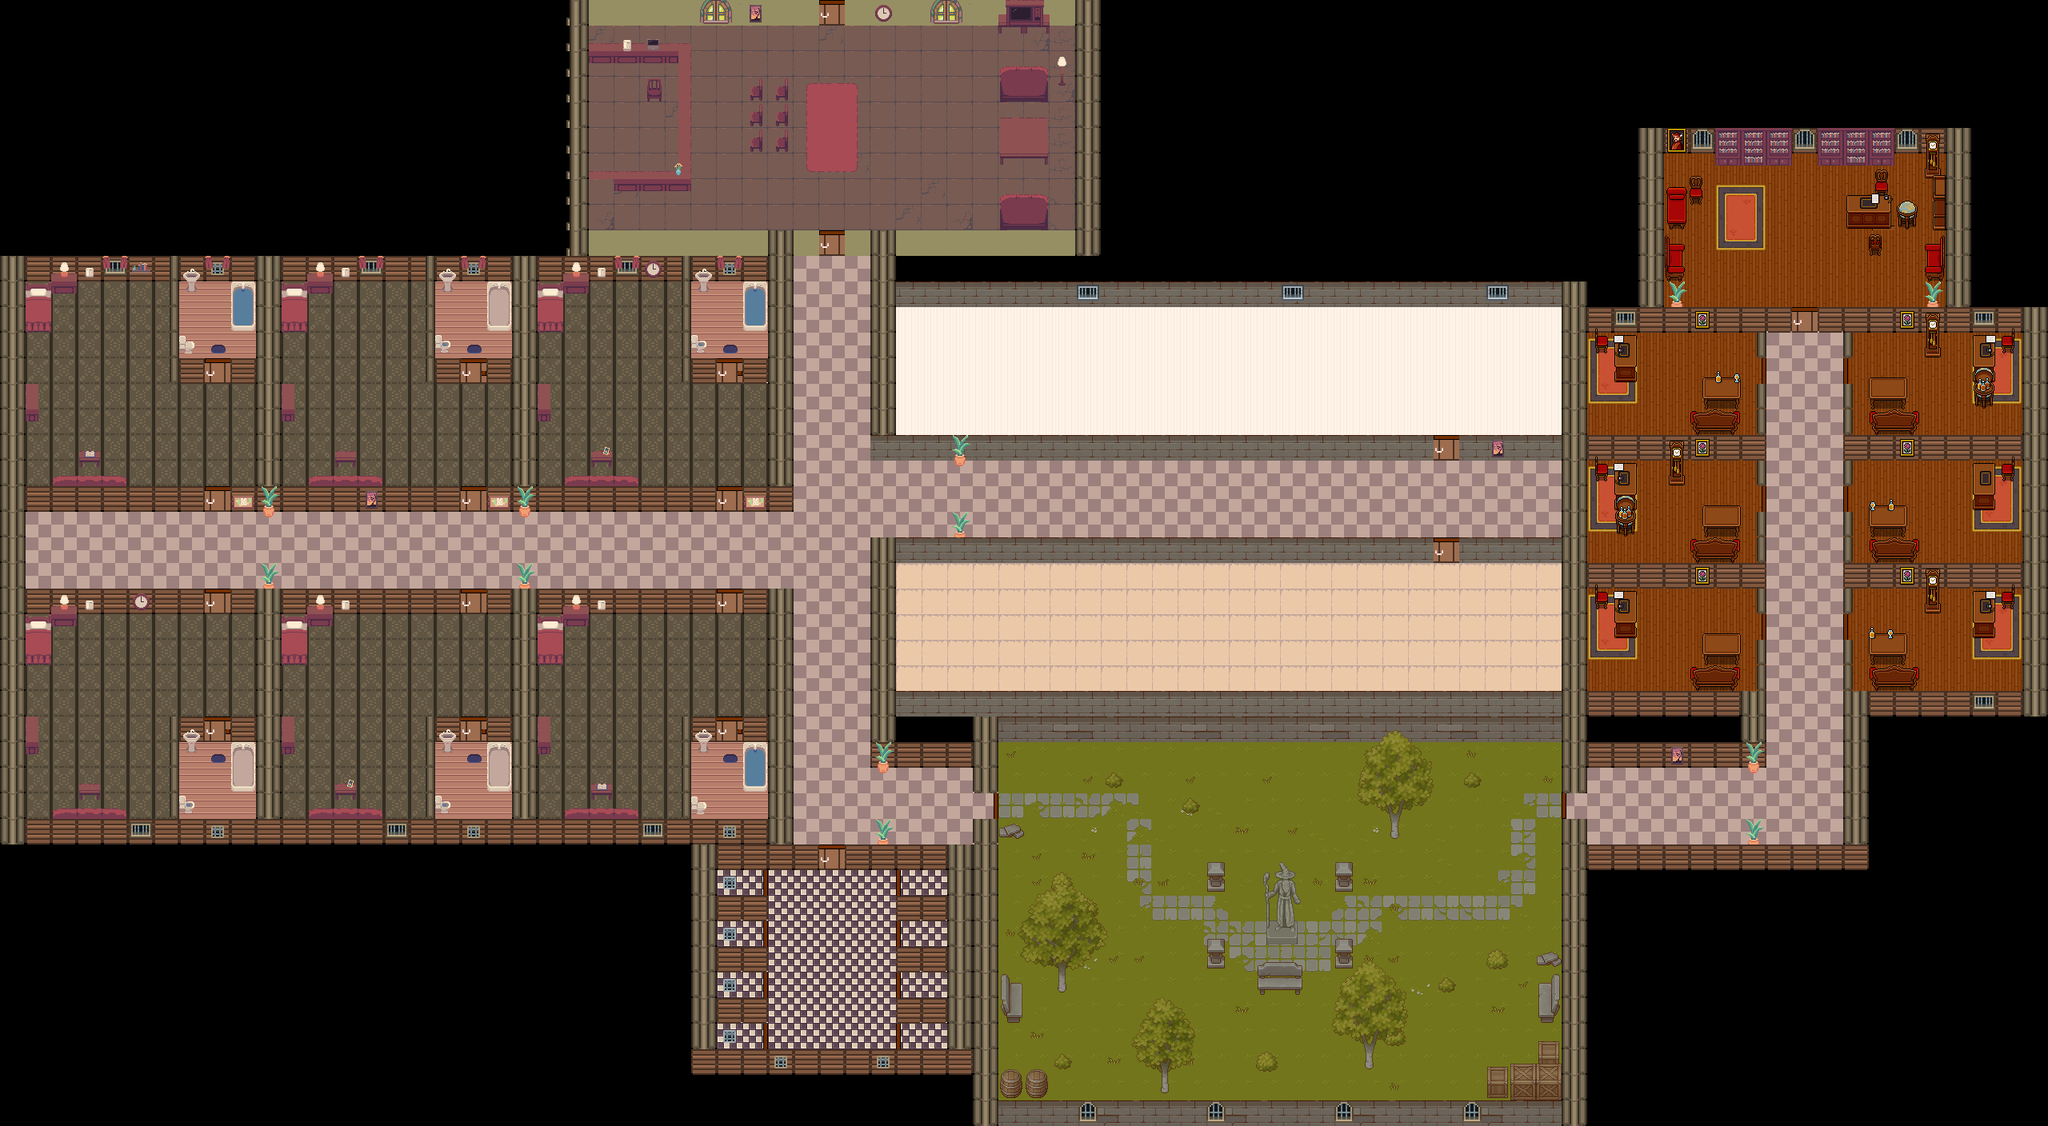

The image is a tile-based game level rendered from a .tmx file. Its description and source (layers, tilesets, objects; grid data summarised) follow:
An orthogonal 80x44 tile map with 32x32 px tiles, 13 tile layers (chao, chao2, objetos, parede3, ...), 17 tilesets and 374 objects (122x objeto, 116x parede, 65x luz, 24x porta, 18x comodo, ...).

<map version="1.10" tiledversion="1.12.2" orientation="orthogonal" renderorder="right-down" width="80" height="44" tilewidth="32" tileheight="32" infinite="0" nextlayerid="36" nextobjectid="735">
 <tileset firstgid="1" name="InteriorTilesLITE" tilewidth="32" tileheight="32" tilecount="224" columns="16">
  <image source="tilemaps/InteriorTilesLITE.png" width="512" height="448" />
 </tileset>
 <tileset firstgid="225" name="Scene Overview" tilewidth="32" tileheight="32" tilecount="1369" columns="37">
  <image source="tilemaps/Scene Overview.png" width="1200" height="1200" />
 </tileset>
 <tileset firstgid="1594" name="windows_and_doors" tilewidth="32" tileheight="32" tilecount="1024" columns="32">
  <image source="tilemaps/windows_and_doors.png" width="1024" height="1024" />
 </tileset>
 <tileset firstgid="2618" name="furniture_and_props" tilewidth="32" tileheight="32" tilecount="1677" columns="43">
  <image source="tilemaps/furniture_and_props.png" width="1376" height="1248" />
 </tileset>
 <tileset firstgid="4295" name="windows_and_doors2" tilewidth="32" tileheight="32" tilecount="1024" columns="32">
  <image source="tilemaps/windows_and_doors2.png" width="1024" height="1024" />
 </tileset>
 <tileset firstgid="5319" name="mockup2" tilewidth="32" tileheight="32" tilecount="276" columns="23">
  <image source="tilemaps/mockup2.png" width="736" height="384" />
 </tileset>
 <tileset firstgid="5595" name="mockup6" tilewidth="32" tileheight="32" tilecount="240" columns="20">
  <image source="tilemaps/mockup6.gif" width="640" height="384" />
 </tileset>
 <tileset firstgid="5835" name="fancy_mansion_furnitureset_withshadow" tilewidth="32" tileheight="32" tilecount="195" columns="13">
  <image source="tilemaps/fancy_mansion_furnitureset_withshadow.png" width="416" height="480" />
 </tileset>
 <tileset firstgid="6030" name="fancy_mansion_room_door_tiles" tilewidth="32" tileheight="32" tilecount="216" columns="18">
  <image source="tilemaps/fancy_mansion_room_door_tiles.png" width="576" height="384" />
 </tileset>
 <tileset firstgid="6246" name="TX Tileset Grass" tilewidth="32" tileheight="32" tilecount="64" columns="8">
  <image source="tilemaps/TX Tileset Grass.png" width="256" height="256" />
 </tileset>
 <tileset firstgid="6310" name="TX Plant" tilewidth="32" tileheight="32" tilecount="256" columns="16">
  <image source="tilemaps/TX Plant.png" width="512" height="512" />
 </tileset>
 <tileset firstgid="6566" name="TX Props" tilewidth="32" tileheight="32" tilecount="256" columns="16">
  <image source="tilemaps/TX Props.png" width="512" height="512" />
 </tileset>
 <tileset firstgid="6822" name="Content" tilewidth="32" tileheight="32" tilecount="1024" columns="32">
  <image source="tilemaps/Content.png" width="1024" height="1024" />
 </tileset>
 <tileset firstgid="7846" name="fancy_mansion_room_door_tiles" tilewidth="32" tileheight="32" tilecount="216" columns="18">
  <image source="tilemaps/fancy_mansion_room_door_tiles.png" width="576" height="384" />
 </tileset>
 <tileset firstgid="8062" name="InteriorTilesLITE" tilewidth="32" tileheight="32" tilecount="224" columns="16">
  <image source="tilemaps/InteriorTilesLITE.png" width="512" height="448" />
 </tileset>
 <tileset firstgid="8286" name="statues1" tilewidth="32" tileheight="32" tilecount="108" columns="12">
  <image source="tilemaps/statues1.png" width="384" height="288" />
 </tileset>
 <tileset firstgid="8394" source="sprites/Sprites_NPCs.tsx" />
 <layer id="1" name="chao" width="80" height="44">
  <data>[3520 cells, 1922 non-empty, 35 distinct tile ids]</data>
 </layer>
 <layer id="7" name="chao2" width="80" height="44">
  <data>[3520 cells, 18 non-empty, 15 distinct tile ids]</data>
 </layer>
 <layer id="12" name="objetos" width="80" height="44">
  <data>[3520 cells, 91 non-empty, 24 distinct tile ids]</data>
 </layer>
 <layer id="4" name="parede3" width="80" height="44">
  <data>[3520 cells, 159 non-empty, 6 distinct tile ids]</data>
 </layer>
 <layer id="2" name="parede" width="80" height="44">
  <data>[3520 cells, 490 non-empty, 15 distinct tile ids]</data>
 </layer>
 <layer id="8" name="parede1.1" width="80" height="44">
  <data>[3520 cells, 178 non-empty, 4 distinct tile ids]</data>
 </layer>
 <layer id="3" name="parede2" width="80" height="44">
  <data>[3520 cells, 252 non-empty, 14 distinct tile ids]</data>
 </layer>
 <layer id="10" name="parede4" width="80" height="44">
  <data>[3520 cells, 83 non-empty, 11 distinct tile ids]</data>
 </layer>
 <layer id="13" name="objetos1" width="80" height="44">
  <data>[3520 cells, 147 non-empty, 54 distinct tile ids]</data>
 </layer>
 <layer id="14" name="objetos2" width="80" height="44">
  <data>[3520 cells, 195 non-empty, 62 distinct tile ids]</data>
 </layer>
 <layer id="15" name="objetos3" width="80" height="44">
  <data>[3520 cells, 89 non-empty, 65 distinct tile ids]</data>
 </layer>
 <layer id="6" name="portas" width="80" height="44">
  <data>[3520 cells, 17 non-empty, 1 distinct tile ids]</data>
 </layer>
 <layer id="5" name="batente-da-porta" width="80" height="44">
  <data>[3520 cells, 37 non-empty, 12 distinct tile ids]</data>
 </layer>
 <objectgroup id="21" name="Colisoes" class="parede" visible="0">
  <!-- 374 objects omitted --></objectgroup>
 <objectgroup id="24" name="Portas" visible="0">
  <!-- 258 objects omitted --></objectgroup>
 <objectgroup id="25" name="Objetos" class="objeto" visible="0">
  <!-- 234 objects omitted --></objectgroup>
 <objectgroup id="27" name="NPCs" visible="0">
  <!-- 111 objects omitted --></objectgroup>
 <objectgroup id="32" name="Comodos">
  <!-- 109 objects omitted --></objectgroup>
 <objectgroup id="28" name="Luzes" visible="0">
  <!-- 90 objects omitted --></objectgroup>
 <objectgroup id="34" name="Destinos" visible="0">
  <!-- 25 objects omitted --></objectgroup>
</map>
<!-- 374 of 374 objects omitted -->
